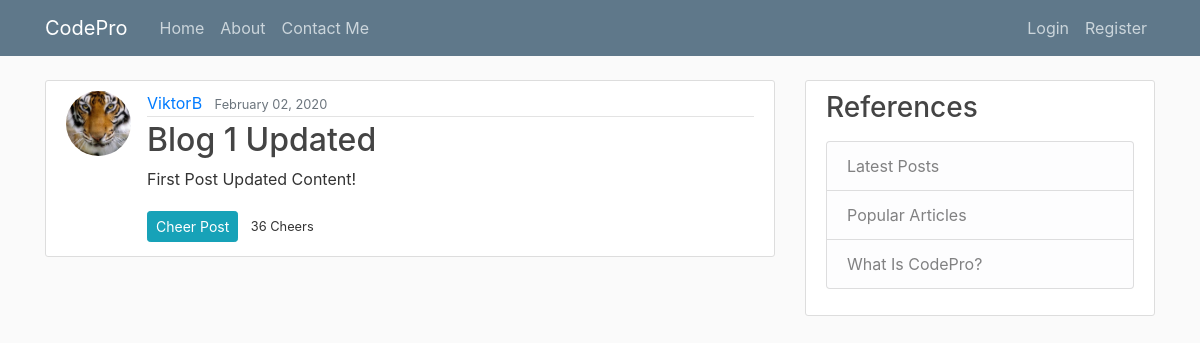
Before: /post/1/ with the older database file.
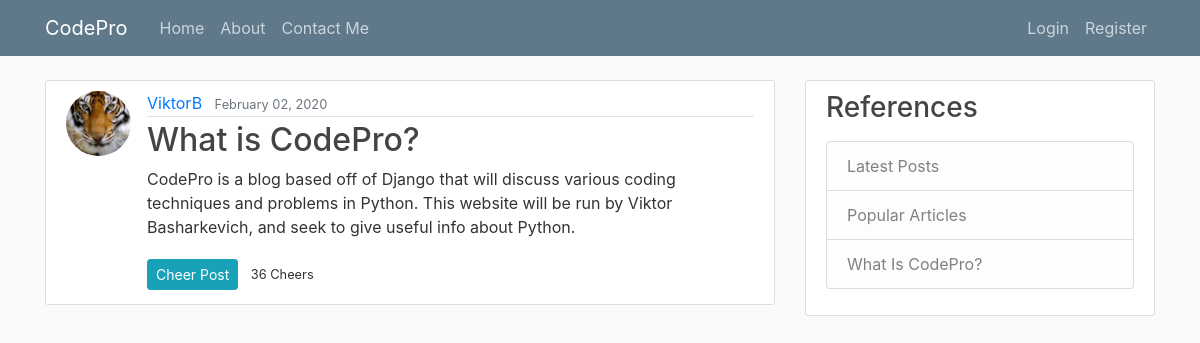
After: the same page with the newer database file.
### blog/models.py (models this page shows, shortened)
class Post(models.Model):
    title = models.CharField(max_length=100)
    content = models.TextField()
    date_posted = models.DateTimeField(default=timezone.now)
    author = models.ForeignKey(User, on_delete=models.CASCADE)
    likes = models.IntegerField(default=1)

### users/models.py (models this page shows, shortened)
class Profile(models.Model):
    user = models.OneToOneField(User, on_delete=models.CASCADE)
    image = models.ImageField(default='default.jpg', upload_to='profile_pics')
    about_info = models.TextField(default="Hi! I am a fellow Python programmer.")

### blog/views.py (the view)
# urls.py: path('post/<int:pk>/', PostDetailView.as_view(), name='post-detail'),
class PostDetailView(DetailView):
    model = Post

### blog/templates/blog/post_detail.html (shortened to what this page needs)
{% extends "blog/base.html" %}
{% block content %}
  <article class="media content-section">
      <img class="rounded-circle article-img" src="{{ object.author.profile.image.url }}">
      <div class="media-body">
          <div class="article-metadata">
              <a class="mr-2" href="{% url 'user-posts' object.author.username %}">{{ object.author }}</a>
              <small class="text-muted">{{ object.date_posted|date:"F d, Y"}}</small>
          </div>
          <h2 class="article-title">{{ object.title }}</h2>
          <p class="article-content">{{ object.content }}</p>
          <div>
              <a class="btn btn-info btn-sm mt-1 mb-1 mr-2" href="{% url 'like' object.id %}">Cheer Post</a>
              <small class="article content mt-1 mb-1 mr-2">{{ object.likes}} Cheers</small>
          </div>
      </div>
  </article>
{% endblock content %}

Changed rows visible on the page:
changed Post "ViktorB": title "Blog 1 Updated" → "What is CodePro?"; content "First Post Updated Content!" → "CodePro is a blog based off of Django that will discuss various coding techniques and problems in Python. This website will be run by Viktor Basharkevich, and seek to give useful info about Python."
